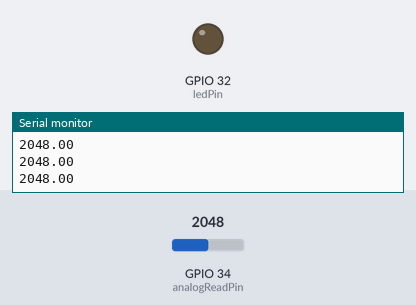
Simulated run of this sketch. Board: ESP32. On the bench: output pins drawn as LEDs (lit = HIGH), the last lines printed to the serial monitor. The test bench sets the inputs (shaded band); at power-on: GPIO 34 (analogReadPin) = 2048.

Above: at 1.2 s.
1.3 s: GPIO 34 (analogReadPin) set to 1065
2.8 s: GPIO 34 (analogReadPin) set to 970
At 3.1 s:
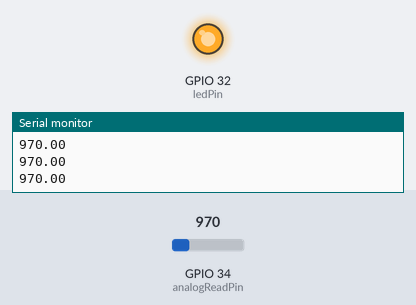
4.3 s: GPIO 34 (analogReadPin) set to 1040
At 5.5 s:
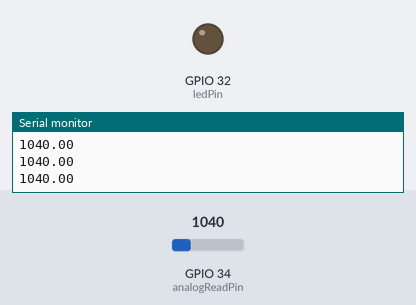
5.8 s: GPIO 34 (analogReadPin) set to 960
At 6.7 s:
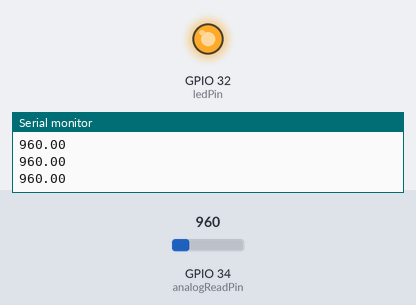
Timing chart, 0 to 8.3 s (numbered marks = the images above; inputs shaded):
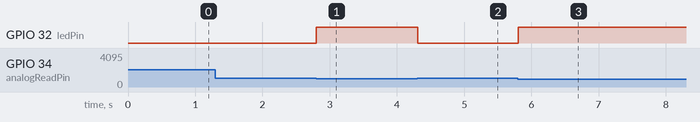

Measured:
- the behaviour switches between 1001 and 1000 on GPIO 34 (analogReadPin) (found by bisection; images 0 and 1)
- after the input at 2.8 s, GPIO 32 (ledPin): LOW → HIGH at once
- after the input at 4.3 s, GPIO 32 (ledPin): HIGH → LOW at once
- after the input at 5.8 s, GPIO 32 (ledPin): LOW → HIGH at once

The sketch:

Fotoresistor.ino
```cpp
const int analogReadPin = 34;
const int ledPin = 32;
const int THRESHOLD = 1000;
float luz;

//EL ADC tiene 0.8 mV de resolución
//EL DAC tiene 12 mV de resolución

void setup() {
  Serial.begin(115200);
  pinMode(ledPin,OUTPUT);
}

void loop() {
  //Serial.println(analogRead(analogReadPin));

  // 1.- Encienda el LED si la lectura pasa un umbral THRESHOLD
  /*
  Serial.println(luz);
  if (luz<=THRESHOLD){
    digitalWrite(ledPin,HIGH);
  }
  else{
    digitalWrite(ledPin,LOW);
  }
  */

  //Invoco la función en el loop
  luz = analogRead(analogReadPin);
  ledSwitch(luz);

  //No es necesaria la variable "luz", solo necesitas el analog read
  //ledSwitch(analogRead(analogReadPin));

  delay(10);
}

// 2.- Convertir la actividad 1 en una función llamada "ledSwitch"
void ledSwitch(float value){

  Serial.println(value);
  if (value<=THRESHOLD){
    digitalWrite(ledPin,HIGH);
  }
  else{
    digitalWrite(ledPin,LOW);
  }

}
```
